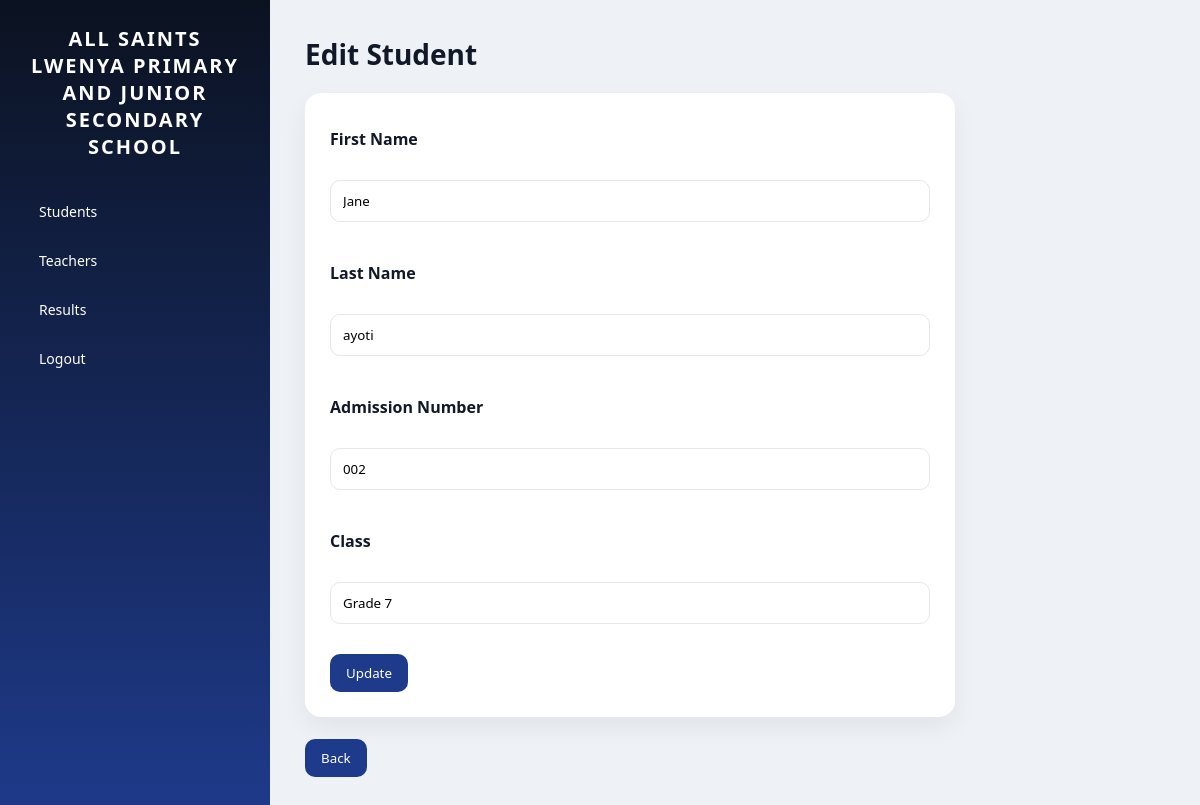
/students/edit/1/, run on an earlier commit of the app's database.
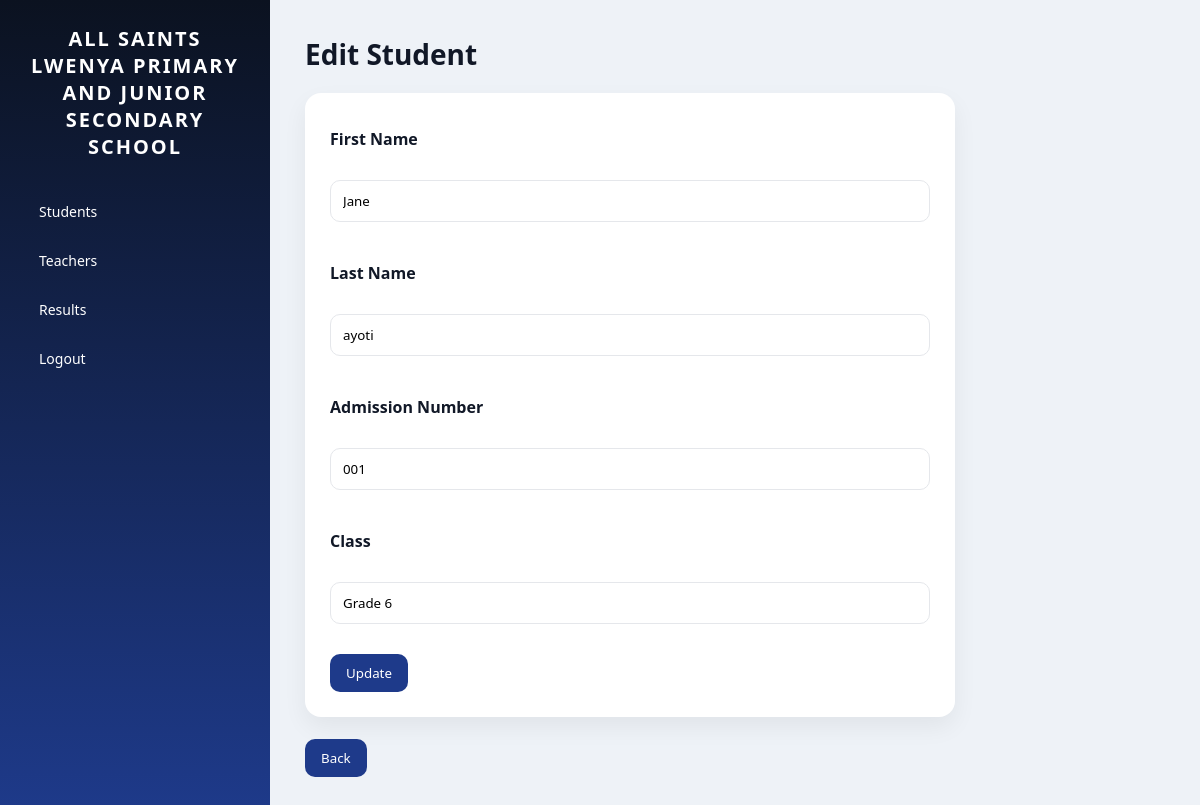
And on a later commit of the database.
### skullapp/models.py (models this page shows, shortened)
class Student(models.Model):
    first_name = models.CharField(max_length=100)
    last_name = models.CharField(max_length=100)
    admission_number = models.CharField(max_length=20, unique=True)
    student_class = models.CharField(max_length=20)

### skullapp/views.py (the view, shortened to what this page needs)
# urls.py: path('students/edit/<int:pk>/', views.edit_student, name='edit_student'),
def edit_student(request, pk):
    student = get_object_or_404(Student, id=pk)
    return render(request, 'edit_student.html', {'student': student})

### skullapp/templates/edit_student.html (shortened to what this page needs)
{% extends 'base.html' %}
{% block content %}
<h1>Edit Student</h1>
<form method="POST">
    <label>First Name</label><br>
    <input type="text" name="first_name" value="{{ student.first_name }}"><br><br>
    <label>Last Name</label><br>
    <input type="text" name="last_name" value="{{ student.last_name }}"><br><br>
    <label>Admission Number</label><br>
    <input type="text" name="admission_number" value="{{ student.admission_number }}"><br><br>
    <label>Class</label><br>
    <input type="text" name="student_class" value="{{ student.student_class }}"><br><br>
    <button type="submit">Update</button>
</form>
<br>
<a href="{% url 'students' %}">
    <button>Back</button>
</a>
{% endblock %}

What changed in the data, as far as the page shows it:
changed Student "Jane": admission_number "002" → "001"; student_class "Grade 7" → "Grade 6"
